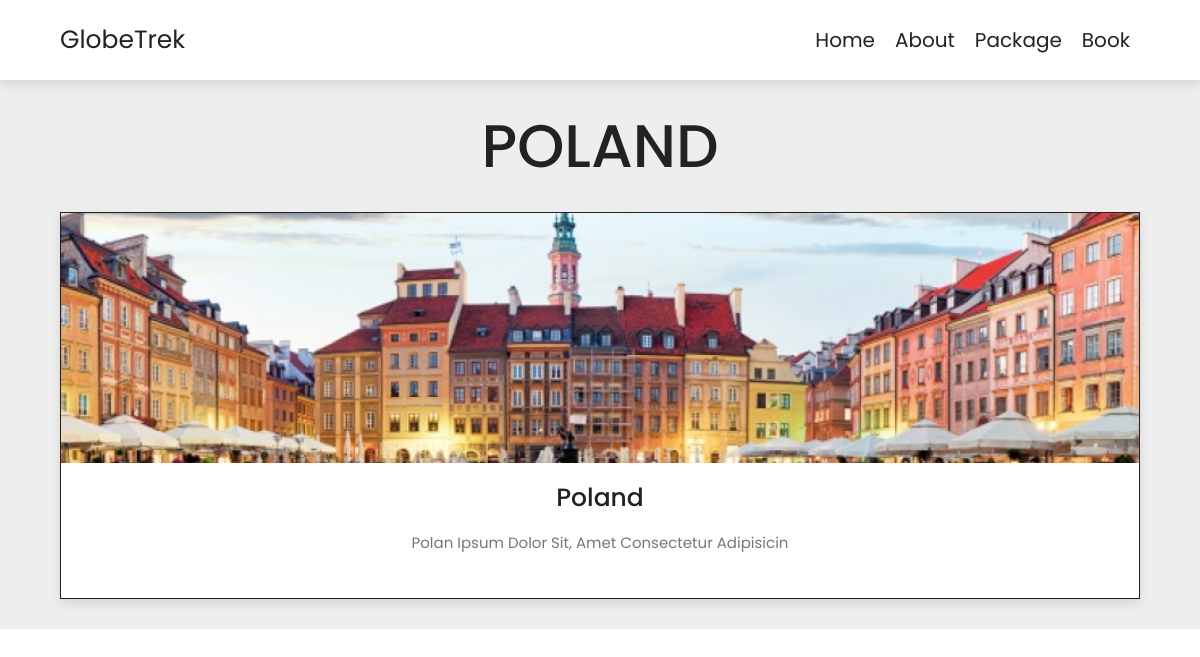
Screenshot of /packagedet/4 with the database file from the repository.
### traveling/models.py (models this page shows, shortened)
class package(models.Model):
    package_id=models.AutoField
    package_name=models.CharField(max_length=50)
    package_dis=models.CharField(max_length=50)
    package_image=models.ImageField(upload_to="traveling/image",default="")
    pub_date=models.DateField()

### traveling/views.py (the view)
# urls.py: path('packagedet/<myid>', views.Packagedet, name='packagedet'),
def Packagedet(request,myid):
    packagee=package.objects.get(id=myid)
    data={'pc':packagee}
    return render (request,'packebook.html',data)

### templates/packebook.html
{% include 'header.html' %}
   <section class="home-packages">
      <h1 class="heading-title">{{pc.package_name}}  </h1>
      <div class="box-container">
         <div class="box">
            <div class="image">
               <img src='/media/{{pc.package_image}}' alt="">
            </div>
            <div class="content">
               <h3>{{pc.package_name}}</h3>
               <p>{{pc.package_dis}}</p>
            </div>
         </div>
   </section>

### static/Style.css (style rules this page uses)
:root { --main-color:#8e44ad; --black:#222; --white:#fff; --light-black:#777; --light-white:#fff9; --dark-bg:rgba(0,0,0,.7); --light-bg:#eee; --border:.1rem solid var(--black); --box-shadow:0 .5rem 1rem rgba(0,0,0,.1); --text-shadow:0 1.5rem 3rem rgba(0,0,0,.3); }
* { font-family: 'Poppins', sans-serif; margin:0; padding:0; box-sizing: border-box; outline: none; border:none; text-decoration: none; text-transform: capitalize; }
html { font-size: 62.5%; overflow-x: hidden; }
section { padding:5rem 10%; }
.heading-title { text-align: center; margin-bottom: 3rem; font-size: 6rem; text-transform: uppercase; color:var(--black); }
.home-packages { background: var(--light-bg); }
.home-packages .box-container { display: grid; grid-template-columns: repeat(auto-fit, minmax(30rem, 1fr)); gap: 2rem; }
.home-packages .box-container .box { border:var(--border); box-shadow: var(--box-shadow); background: var(--white); }
.home-packages .box-container .box .image { height: 25rem; overflow: hidden; }
.home-packages .box-container .box .image img { height: 100%; width: 100%; object-fit: cover; transition: .2s linear; }
.home-packages .box-container .box .content { padding:2rem; text-align: center; }
.home-packages .box-container .box .content h3 { font-size: 2.5rem; color:var(--black); }
.home-packages .box-container .box .content p { font-size: 1.5rem; color:var(--light-black); line-height: 2; padding:1rem 0; }
@media (max-width:1200px) { section { padding:3rem 5%; } }

### rows the page displays
package: package_name "POLAND", package_image (picture), package_name "Poland", package_dis "Polan Ipsum Dolor Sit, Amet Consectetur Adipisicin"
